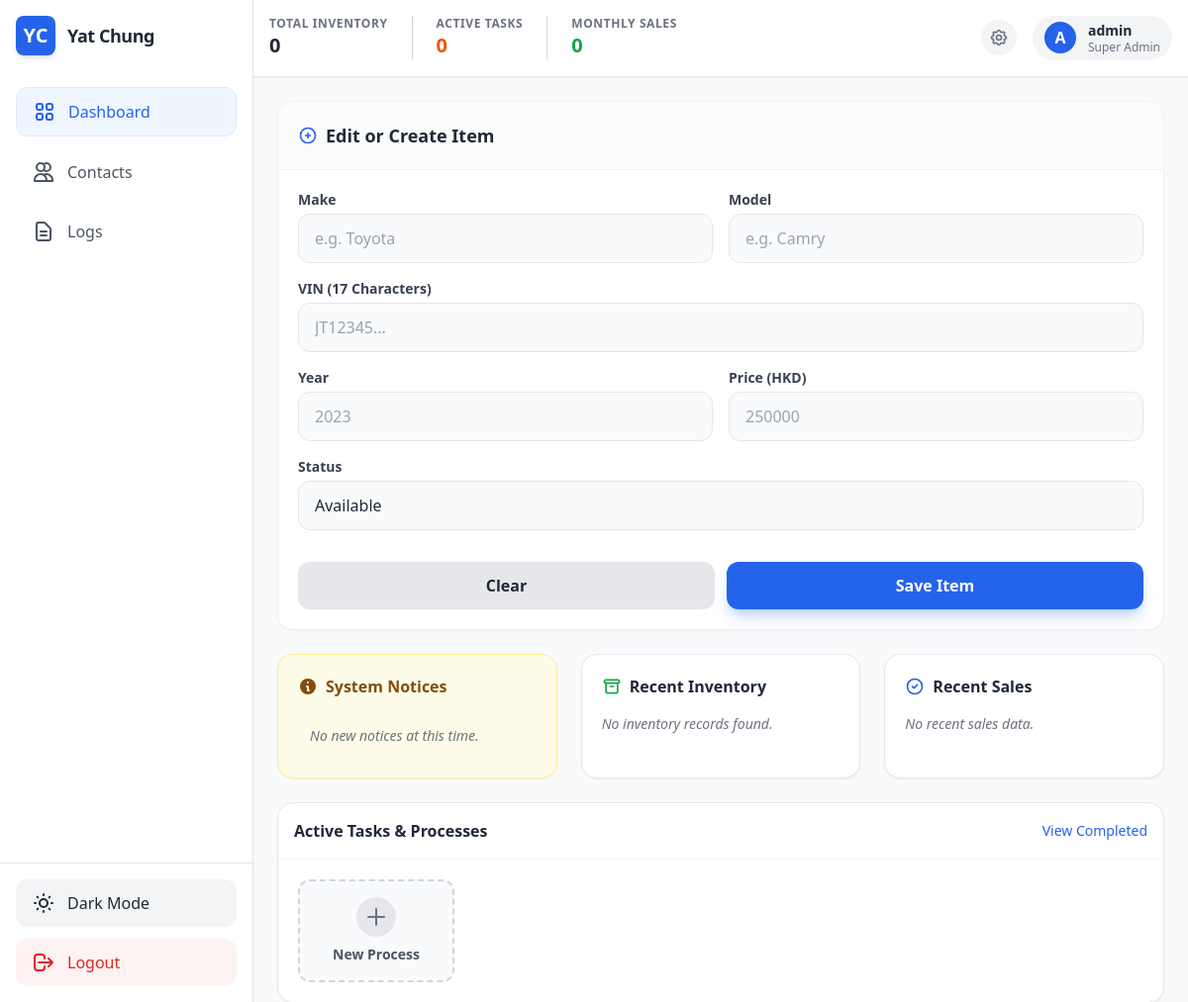
The page /dashboard (signed in) on the database as committed earlier.
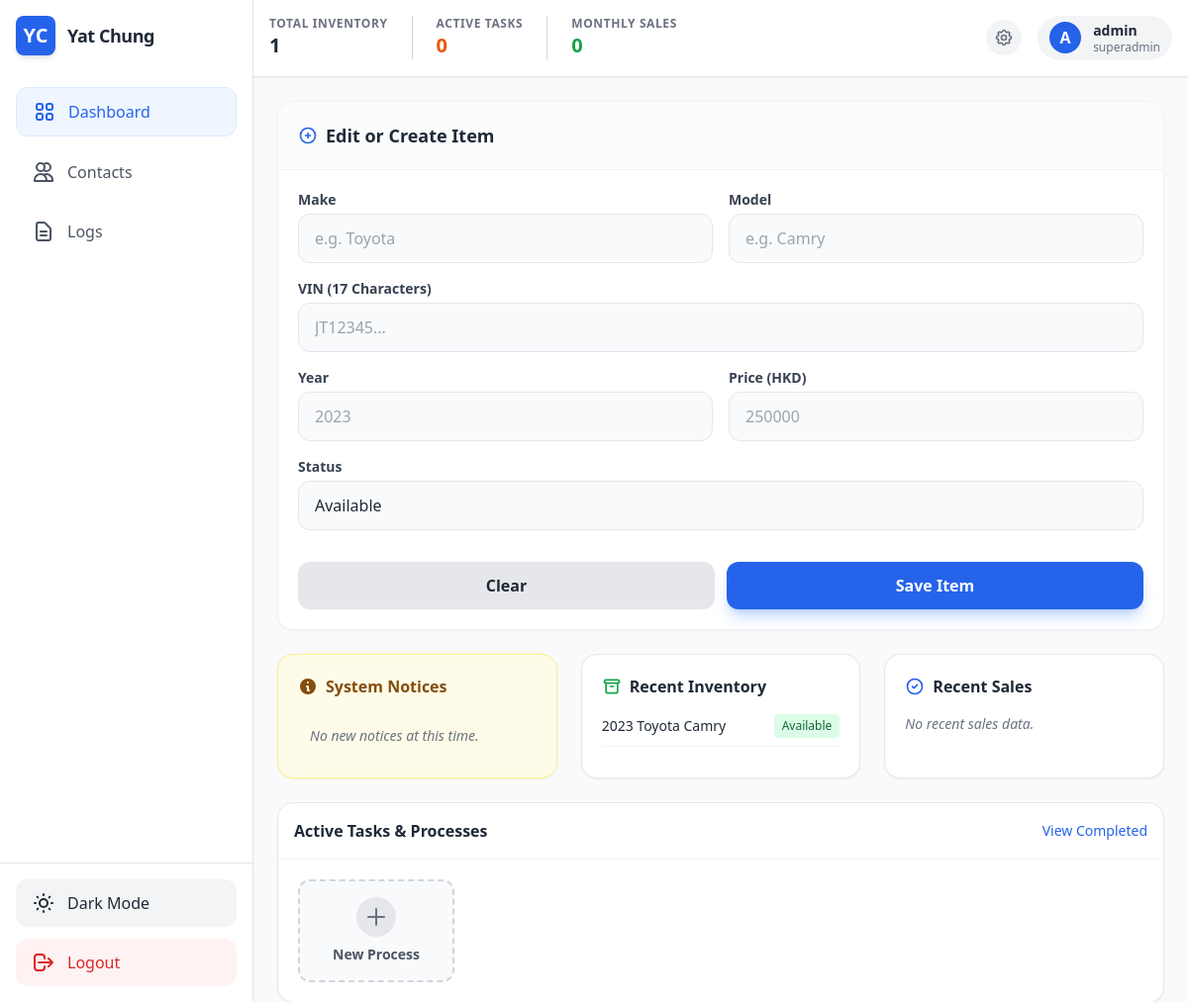
The same page on the database as committed later.
### app.py (models this page shows, shortened)
class User(UserMixin, db.Model):
    __tablename__ = 'users'
    id = db.Column(db.Integer, primary_key=True)
    username = db.Column(db.String(80), unique=True, nullable=False)
    password_hash = db.Column(db.String(128), nullable=False)
    role = db.Column(db.String(20), nullable=False, default='staff')

class Inventory(db.Model):
    __tablename__ = 'inventory'
    id = db.Column(db.Integer, primary_key=True)
    make = db.Column(db.String(50), nullable=False)
    model = db.Column(db.String(50), nullable=False)
    year = db.Column(db.Integer, nullable=False)
    vin = db.Column(db.String(17), unique=True, nullable=False)
    status = db.Column(db.String(20), default='Available')
    price = db.Column(db.Float, nullable=False)

### app.py (the view)
@app.route('/dashboard')
@login_required
def dashboard():
    inventory_items = Inventory.query.order_by(Inventory.id.desc()).all()
    tasks = Task.query.filter_by(assigned_to=current_user.id).all()
    sold_items = Inventory.query.filter_by(status='Sold').all()
    return render_template(
        'dashboard.html',
        user=current_user,
        inventory=inventory_items,
        sold_items=sold_items,
        tasks=tasks,
        total_inventory=len(inventory_items),
        active_tasks=len(tasks),
        monthly_sales=len(sold_items)
    )

### app.py (called while the page is built)
@login_manager.user_loader
def load_user(user_id):
    return User.query.get(int(user_id))

### templates/dashboard.html (shortened to what the changed rows need)
<!DOCTYPE html>
<html lang="en" class="light">
<head>
    <script src="https://cdn.tailwindcss.com"></script>
</head>
<body class="bg-gray-50 dark:bg-gray-900 text-gray-800 dark:text-gray-100 h-screen flex overflow-hidden">
    <aside class="w-24 md:w-64 bg-white dark:bg-gray-800 border-r border-gray-200 dark:border-gray-700 flex flex-col justify-between shadow-sm z-10 transition-all">
        <div class="p-4">
            <div class="flex items-center justify-center md:justify-start gap-3 mb-8">
                <h1 class="hidden md:block font-bold text-lg tracking-tight">Yat Chung</h1>
            </div>
        </div>
    </aside>
    <main class="flex-1 flex flex-col h-full overflow-hidden">
        <header class="bg-white dark:bg-gray-800 border-b border-gray-200 dark:border-gray-700 p-4 flex justify-between items-center shadow-sm z-0">
            <div class="flex gap-6 overflow-x-auto hide-scrollbar">
                <div class="flex flex-col">
                    <span class="text-xs text-gray-500 dark:text-gray-400 uppercase font-bold tracking-wider">Total Inventory</span>
                    <span class="text-xl font-extrabold text-gray-800 dark:text-white">{{ total_inventory }}</span>
                </div>
            </div>
            <div class="flex items-center gap-4">
                <div class="flex items-center gap-3 px-3 py-1.5 bg-gray-100 dark:bg-gray-700 rounded-full">
                    <div class="w-8 h-8 bg-primary text-white rounded-full flex items-center justify-center font-bold shadow-inner">
                        {{ user.username[0] | upper if user else 'U' }}
                    </div>
                    <div class="hidden sm:block text-sm">
                        <p class="font-bold leading-tight">{{ user.username if user else 'Staff User' }}</p>
                        <p class="text-xs text-gray-500 dark:text-gray-400 leading-tight">{{ user.role if user else 'Staff' }}</p>
                    </div>
                </div>
            </div>
        </header>
        <div class="flex-1 overflow-y-auto p-4 md:p-6">
            <div class="grid grid-cols-1 xl:grid-cols-3 gap-6 h-full">
                <div class="xl:col-span-1 bg-white dark:bg-gray-800 rounded-2xl shadow-sm border border-gray-100 dark:border-gray-700 flex flex-col">
                    <div class="p-5 border-b border-gray-100 dark:border-gray-700 bg-gray-50/50 dark:bg-gray-800/50 rounded-t-2xl">
                        <h2 class="font-bold text-lg text-gray-800 dark:text-white flex items-center gap-2">
                            <svg class="w-5 h-5 text-primary" fill="none" stroke="currentColor" viewBox="0 0 24 24"><path stroke-linecap="round" stroke-linejoin="round" stroke-width="2" d="M12 9v3m0 0v3m0-3h3m-3 0H9m12 0a9 9 0 11-18 0 9 9 0 0118 0z"></path></svg>
                            Edit or Create Item
                        </h2>
                    </div>
                </div>
                <div class="xl:col-span-2 flex flex-col gap-6">
                    <div class="grid grid-cols-1 lg:grid-cols-3 gap-6">
                        <div class="bg-white dark:bg-gray-800 border border-gray-200 dark:border-gray-700 rounded-2xl p-5 flex flex-col shadow-sm">
                            <ul class="space-y-3">
                                {% for item in inventory[:5] %}
                                <li class="flex justify-between items-center text-sm border-b border-gray-100 dark:border-gray-700 pb-2">
                                    <span class="font-medium">{{ item.year }} {{ item.make }} {{ item.model }}</span>
                                    <span class="text-xs bg-green-100 text-green-800 dark:bg-green-900/30 dark:text-green-400 px-2 py-1 rounded">{{ item.status }}</span>
                                </li>
                                {% else %}
                                    <li class="text-sm text-gray-500 italic">No inventory records found.</li>
                                {% endfor %}
                            </ul>
                        </div>
                    </div>
                </div>
            </div>
        </div>
    </main>
</body>
</html>

Rows that differ between the two databases and show on the page:
changed User "admin": role "Super Admin" → "superadmin"
added Inventory: year "2023", make "Toyota", model "Camry", status "Available"
Other text that changed with them:
{{ total_inventory }}: "0" → "1"
text no longer shown: "No inventory records found."
